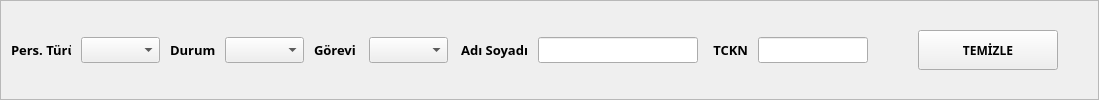
    <widget class="QFrame" name="middle_s_frame">
     <property name="minimumSize">
      <size>
       <width>0</width>
       <height>50</height>
      </size>
     </property>
     <property name="frameShape">
      <enum>QFrame::Shape::StyledPanel</enum>
     </property>
     <property name="frameShadow">
      <enum>QFrame::Shadow::Raised</enum>
     </property>
     <layout class="QGridLayout" name="gridLayout_6">
      <property name="leftMargin">
       <number>10</number>
      </property>
      <property name="topMargin">
       <number>0</number>
      </property>
      <property name="rightMargin">
       <number>0</number>
      </property>
      <property name="bottomMargin">
       <number>0</number>
      </property>
      <property name="spacing">
       <number>0</number>
      </property>
      <item row="0" column="0">
       <layout class="QGridLayout" name="gridLayout_5" columnstretch="0,0,0,0,0,0,0,0,0,0,1,0">
        <property name="sizeConstraint">
         <enum>QLayout::SizeConstraint::SetFixedSize</enum>
        </property>
        <property name="horizontalSpacing">
         <number>10</number>
        </property>
        <property name="verticalSpacing">
         <number>0</number>
        </property>
        <item row="0" column="1">
         <widget class="QComboBox" name="cmb_personel_turu_f">
          <property name="sizePolicy">
           <sizepolicy hsizetype="Fixed" vsizetype="Fixed">
            <horstretch>0</horstretch>
            <verstretch>0</verstretch>
           </sizepolicy>
          </property>
          <property name="minimumSize">
           <size>
            <width>0</width>
            <height>0</height>
           </size>
          </property>
          <property name="maximumSize">
           <size>
            <width>150</width>
            <height>16777215</height>
           </size>
          </property>
          <property name="sizeIncrement">
           <size>
            <width>0</width>
            <height>0</height>
           </size>
          </property>
          <property name="font">
           <font>
            <family>Century Gothic</family>
            <pointsize>10</pointsize>
            <italic>false</italic>
            <bold>false</bold>
           </font>
          </property>
          <property name="placeholderText">
           <string>Tümü</string>
          </property>
         </widget>
        </item>
        <item row="0" column="9">
         <widget class="QLineEdit" name="txt_tckn_f">
          <property name="sizePolicy">
           <sizepolicy hsizetype="Fixed" vsizetype="Fixed">
            <horstretch>0</horstretch>
            <verstretch>0</verstretch>
           </sizepolicy>
          </property>
          <property name="minimumSize">
           <size>
            <width>110</width>
            <height>0</height>
           </size>
          </property>
          <property name="maximumSize">
           <size>
            <width>110</width>
            <height>16777215</height>
           </size>
          </property>
          <property name="font">
           <font>
            <family>Century Gothic</family>
            <pointsize>10</pointsize>
            <italic>false</italic>
            <bold>false</bold>
           </font>
          </property>
         </widget>
        </item>
        <item row="0" column="6">
         <widget class="QLabel" name="lbl_ad_soyad_f">
          <property name="sizePolicy">
           <sizepolicy hsizetype="Fixed" vsizetype="Fixed">
            <horstretch>0</horstretch>
            <verstretch>0</verstretch>
           </sizepolicy>
          </property>
          <property name="minimumSize">
           <size>
            <width>70</width>
            <height>28</height>
           </size>
          </property>
          <property name="maximumSize">
           <size>
            <width>70</width>
            <height>28</height>
           </size>
          </property>
          <property name="font">
           <font>
            <family>Century Gothic</family>
            <pointsize>10</pointsize>
            <italic>false</italic>
            <bold>true</bold>
           </font>
          </property>
          <property name="text">
           <string>Adı Soyadı</string>
          </property>
          <property name="alignment">
           <set>Qt::AlignmentFlag::AlignRight|Qt::AlignmentFlag::AlignTrailing|Qt::AlignmentFlag::AlignVCenter</set>
          </property>
         </widget>
        </item>
        <item row="0" column="4">
         <widget class="QLabel" name="lbl_gorevi_f">
          <property name="sizePolicy">
           <sizepolicy hsizetype="Fixed" vsizetype="Fixed">
            <horstretch>0</horstretch>
            <verstretch>0</verstretch>
           </sizepolicy>
          </property>
          <property name="minimumSize">
           <size>
            <width>45</width>
            <height>28</height>
           </size>
          </property>
          <property name="maximumSize">
           <size>
            <width>45</width>
            <height>28</height>
           </size>
          </property>
          <property name="sizeIncrement">
           <size>
            <width>0</width>
            <height>0</height>
           </size>
          </property>
          <property name="font">
           <font>
            <family>Century Gothic</family>
            <pointsize>10</pointsize>
            <italic>false</italic>
            <bold>true</bold>
           </font>
          </property>
          <property name="text">
           <string>Görevi</string>
          </property>
          <property name="alignment">
           <set>Qt::AlignmentFlag::AlignLeading|Qt::AlignmentFlag::AlignLeft|Qt::AlignmentFlag::AlignVCenter</set>
          </property>
         </widget>
        </item>
        <item row="0" column="8">
         <widget class="QLabel" name="lbl_tckn_f">
          <property name="sizePolicy">
           <sizepolicy hsizetype="Fixed" vsizetype="Fixed">
            <horstretch>0</horstretch>
            <verstretch>0</verstretch>
           </sizepolicy>
          </property>
          <property name="minimumSize">
           <size>
            <width>40</width>
            <height>28</height>
           </size>
          </property>
          <property name="maximumSize">
           <size>
            <width>40</width>
            <height>28</height>
           </size>
          </property>
          <property name="font">
           <font>
            <family>Century Gothic</family>
            <pointsize>10</pointsize>
            <italic>false</italic>
            <bold>true</bold>
           </font>
          </property>
          
          <property name="text">
           <string>TCKN</string>
          </property>
          <property name="alignment">
           <set>Qt::AlignmentFlag::AlignRight|Qt::AlignmentFlag::AlignTrailing|Qt::AlignmentFlag::AlignVCenter</set>
          </property>
         </widget>
        </item>
        <item row="0" column="0">
         <widget class="QLabel" name="lbl_personel_turu_f">
          <property name="sizePolicy">
           <sizepolicy hsizetype="Fixed" vsizetype="Fixed">
            <horstretch>0</horstretch>
            <verstretch>0</verstretch>
           </sizepolicy>
          </property>
          <property name="minimumSize">
           <size>
            <width>60</width>
            <height>28</height>
           </size>
          </property>
          <property name="maximumSize">
           <size>
            <width>60</width>
            <height>28</height>
           </size>
          </property>
          <property name="sizeIncrement">
           <size>
            <width>0</width>
            <height>0</height>
           </size>
          </property>
          <property name="font">
           <font>
            <family>Century Gothic</family>
            <pointsize>10</pointsize>
            <italic>false</italic>
            <bold>true</bold>
           </font>
          </property>
          <property name="text">
           <string>Pers. Türü</string>
          </property>
          <property name="alignment">
           <set>Qt::AlignmentFlag::AlignLeading|Qt::AlignmentFlag::AlignLeft|Qt::AlignmentFlag::AlignVCenter</set>
          </property>
         </widget>
        </item>
        <item row="0" column="5">
         <widget class="QComboBox" name="cmb_gorevi_f">
          <property name="minimumSize">
           <size>
            <width>0</width>
            <height>0</height>
           </size>
          </property>
          <property name="maximumSize">
           <size>
            <width>100</width>
            <height>16777215</height>
           </size>
          </property>
          <property name="sizeIncrement">
           <size>
            <width>0</width>
            <height>0</height>
           </size>
          </property>
          <property name="font">
           <font>
            <family>Century Gothic</family>
            <pointsize>10</pointsize>
            <italic>false</italic>
            <bold>false</bold>
           </font>
          </property>
          <property name="placeholderText">
           <string>Tümü</string>
          </property>
         </widget>
        </item>
        <item row="0" column="7">
         <widget class="QLineEdit" name="txt_ad_soyad_f">
          <property name="sizePolicy">
           <sizepolicy hsizetype="Fixed" vsizetype="Fixed">
            <horstretch>0</horstretch>
            <verstretch>0</verstretch>
           </sizepolicy>
          </property>
          <property name="minimumSize">
           <size>
            <width>160</width>
            <height>0</height>
           </size>
          </property>
          <property name="maximumSize">
           <size>
            <width>160</width>
            <height>16777215</height>
           </size>
          </property>
          <property name="font">
           <font>
            <family>Century Gothic</family>
            <pointsize>10</pointsize>
            <italic>false</italic>
            <bold>false</bold>
           </font>
          </property>
         </widget>
        </item>
        <item row="0" column="2">
         <widget class="QLabel" name="lbl_durum_f">
          <property name="sizePolicy">
           <sizepolicy hsizetype="Fixed" vsizetype="Fixed">
            <horstretch>0</horstretch>
            <verstretch>0</verstretch>
           </sizepolicy>
          </property>
          <property name="minimumSize">
           <size>
            <width>45</width>
            <height>28</height>
           </size>
          </property>
          <property name="maximumSize">
           <size>
            <width>45</width>
            <height>28</height>
           </size>
          </property>
          <property name="sizeIncrement">
           <size>
            <width>0</width>
            <height>0</height>
           </size>
          </property>
          <property name="font">
           <font>
            <family>Century Gothic</family>
            <pointsize>10</pointsize>
            <italic>false</italic>
            <bold>true</bold>
           </font>
          </property>
          <property name="text">
           <string>Durum</string>
          </property>
          <property name="alignment">
           <set>Qt::AlignmentFlag::AlignLeading|Qt::AlignmentFlag::AlignLeft|Qt::AlignmentFlag::AlignVCenter</set>
          </property>
         </widget>
        </item>
        <item row="0" column="11">
         <widget class="QPushButton" name="btn_temizle_f">
          <property name="sizePolicy">
           <sizepolicy hsizetype="Fixed" vsizetype="Fixed">
            <horstretch>0</horstretch>
            <verstretch>0</verstretch>
           </sizepolicy>
          </property>
          <property name="minimumSize">
           <size>
            <width>140</width>
            <height>40</height>
           </size>
          </property>
          <property name="maximumSize">
           <size>
            <width>140</width>
            <height>40</height>
           </size>
          </property>
          <property name="font">
           <font>
            <family>Century Gothic</family>
            <bold>true</bold>
            <kerning>false</kerning>
           </font>
          </property>
          <property name="text">
           <string>TEMİZLE</string>
          </property>
         </widget>
        </item>
        <item row="0" column="3">
         <widget class="QComboBox" name="cmb_durum_f">
          <property name="minimumSize">
           <size>
            <width>0</width>
            <height>0</height>
           </size>
          </property>
          <property name="maximumSize">
           <size>
            <width>80</width>
            <height>16777215</height>
           </size>
          </property>
          <property name="sizeIncrement">
           <size>
            <width>0</width>
            <height>0</height>
           </size>
          </property>
          <property name="font">
           <font>
            <family>Century Gothic</family>
            <pointsize>10</pointsize>
            <italic>false</italic>
            <bold>false</bold>
           </font>
          </property>
          <property name="placeholderText">
           <string>Tümü</string>
          </property>
         </widget>
        </item>
        <item row="0" column="10">
         <spacer name="horizontalSpacer_4">
          <property name="orientation">
           <enum>Qt::Orientation::Horizontal</enum>
          </property>
          <property name="sizeType">
           <enum>QSizePolicy::Policy::Expanding</enum>
          </property>
          <property name="sizeHint" stdset="0">
           <size>
            <width>40</width>
            <height>20</height>
           </size>
          </property>
         </spacer>
        </item>
       </layout>
      </item>
      <item row="0" column="1">
       <spacer name="horizontalSpacer_5">
        <property name="orientation">
         <enum>Qt::Orientation::Horizontal</enum>
        </property>
        <property name="sizeHint" stdset="0">
         <size>
          <width>40</width>
          <height>20</height>
         </size>
        </property>
       </spacer>
      </item>
     </layout>
    </widget>
